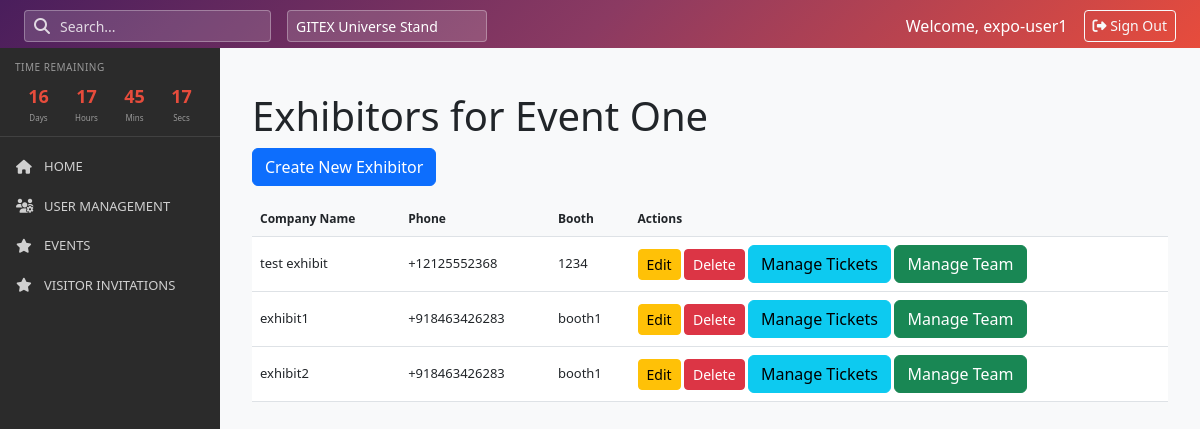
Page /events/1/exhibitors/ (signed in) on the committed database.
### accounts/models.py (models this page shows, shortened)
class User(AbstractUser, TimestampedModel):
    user_type = models.CharField(
        max_length=20,
        choices=UserType.choices(),
        default=UserType.EXHIBITOR_TEAM.value,
        db_index=True
    )
    email = models.EmailField(unique=True)
    phone_number = PhoneNumberField(blank=True, null=True)
    specialization = models.CharField(
        max_length=20,
        choices=Specialization.choices(),
        blank=True,
        null=True
    )
    company_name = models.CharField(max_length=255, blank=True, null=True)
    position = models.CharField(max_length=100, blank=True, null=True)
    lead_capture_access = models.BooleanField(default=False)
    lead_export_access = models.BooleanField(default=False)
    USERNAME_FIELD = 'email'
    REQUIRED_FIELDS = ['username']
    class Meta:
        permissions = [
            ("can_manage_events", "Can manage events"),
            ("can_manage_exhibitors", "Can manage exhibitors"),
            ("can_manage_invitations", "Can manage invitations"),
            ("can_manage_team_members", "Can manage team members"),
        ]

### events/models.py (models this page shows, shortened)
class Event(TimestampedModel):
    name = models.CharField(max_length=255)
    description = models.TextField(blank=True, null=True)
    start_date = models.DateTimeField()
    end_date = models.DateTimeField()
    location = models.CharField(max_length=255, blank=True, null=True)
    created_by = models.ForeignKey(
        User,
        on_delete=models.SET_NULL,
        null=True,
        related_name='created_events'
    )

class Exhibitor(TimestampedModel):
    event = models.ForeignKey(Event, on_delete=models.CASCADE, related_name='exhibitors')
    company_name = models.CharField(max_length=255)
    phone_number = PhoneNumberField(blank=True, null=True)
    booth = models.CharField(max_length=100)

### events/views.py (the view)
# urls.py: path('events/<int:event_id>/exhibitors/', views.exhibitor_list, name='exhibitor_list'),
@login_required
def exhibitor_list(request, event_id):
    event = get_object_or_404(Event, pk=event_id)
    exhibitors = Exhibitor.objects.filter(event=event)
    return render(request, 'events/exhibitor_list.html', {'object_list': exhibitors, 'event': event})

### templates/events/exhibitor_list.html (shortened to what this page needs)
{% extends 'base/base.html' %}
{% load static %}
{% block content %}
<div class="container mt-4">
    <h1>Exhibitors for {{ event.name }}</h1>
    <a href="{% url 'events:exhibitor_create' event.id %}" class="btn btn-primary mb-3">Create New Exhibitor</a>
    <table class="table">
        <thead>
            <tr>
                <th>Company Name</th>
                <th>Phone</th>
                <th>Booth</th>
                <th>Actions</th>
            </tr>
        </thead>
        <tbody>
            {% for exhibitor in object_list %}
            <tr>
                <td>{{ exhibitor.company_name }}</td>
                <td>{{ exhibitor.phone_number }}</td>
                <td>{{ exhibitor.booth }}</td>
                <td>
                    <a href="{% url 'events:exhibitor_update' event.id exhibitor.pk %}" class="btn btn-warning btn-sm">Edit</a>
                    <a href="{% url 'events:exhibitor_delete' event.id exhibitor.pk %}" class="btn btn-danger btn-sm">Delete</a>
                    <a href="{% url 'events:ticket_allocation_list' event.id exhibitor.pk %}" class="btn btn-info">Manage Tickets</a>
                    <a href="{% url 'events:teammember_list' event.id exhibitor.pk %}" class="btn btn-success">Manage Team</a>
                </td>
            </tr>
            {% empty %}
            <tr>
                <td colspan="4">No exhibitors found.</td>
            </tr>
            {% endfor %}
        </tbody>
    </table>
</div>
{% endblock %}

### templates/base/base.html (shortened to what this page needs)
<!DOCTYPE html>
<html lang="en">
<head>
    <link href="https://cdn.jsdelivr.net/npm/bootstrap@5.3.0/dist/css/bootstrap.min.css" rel="stylesheet">
    <link rel="stylesheet" href="https://cdnjs.cloudflare.com/ajax/libs/font-awesome/6.4.0/css/all.min.css">
    <link href="https://cdn.jsdelivr.net/npm/select2@4.1.0-rc.0/dist/css/select2.min.css" rel="stylesheet">
    <link href="https://cdn.jsdelivr.net/npm/select2-bootstrap-5-theme@1.3.0/dist/select2-bootstrap-5-theme.min.css" rel="stylesheet">
    <link rel="stylesheet" href="https://cdn.datatables.net/1.13.6/css/dataTables.bootstrap5.min.css">
</head>
<body>
    <div class="top-header">
        <div class="container-fluid px-4">
            <div class="row align-items-center">
                <div class="col-md-6">
                    <div class="d-flex align-items-center gap-3">
                        <div class="search-wrapper">
                            <i class="fas fa-search search-icon"></i>
                            <input type="text" class="form-control search-input form-control-sm" placeholder="Search...">
                        </div>
                        <select class="form-select form-select-sm" style="width: 200px; background: rgba(255,255,255,0.15); border-color: rgba(255,255,255,0.3); color: white; height: 32px;">
                            <option>GITEX Universe Stand</option>
                        </select>
                    </div>
                </div>
                <div class="col-md-6 text-end d-flex align-items-center justify-content-end">
                    <span class="me-3">Welcome, {% if user.is_authenticated %}{{ user.get_full_name|default:user.username }}{% else %}Guest{% endif %}</span>
                    {% if user.is_authenticated %}
                        <a href="{% url 'accounts:logout' %}" class="btn btn-sm btn-outline-light" style="height: 32px;">
                            <i class="fas fa-sign-out-alt"></i> Sign Out
                        </a>
                    {% else %}
                        <a href="{% url 'accounts:login' %}" class="btn btn-sm btn-outline-light" style="height: 32px;">
                            <i class="fas fa-sign-in-alt"></i> Sign In
                        </a>
                    {% endif %}
                </div>
            </div>
        </div>
    </div>
    <div class="app-wrapper">
        <nav class="sidebar" id="sidebar">
            {% include 'components/_sidebar.html' %}
        </nav>
        <main class="main-content">
            {% block content %}{% endblock %}
        </main>
    </div>
</body>
</html>

### rows in the picture
User: get_full_name "expo-user1"
Event: name "Event One"
Exhibitor: company_name "test exhibit", phone_number "+12125552368", booth "1234"
Exhibitor: company_name "exhibit1", phone_number "+918463426283", booth "booth1"
Exhibitor: company_name "exhibit2", phone_number "+918463426283", booth "booth1"
